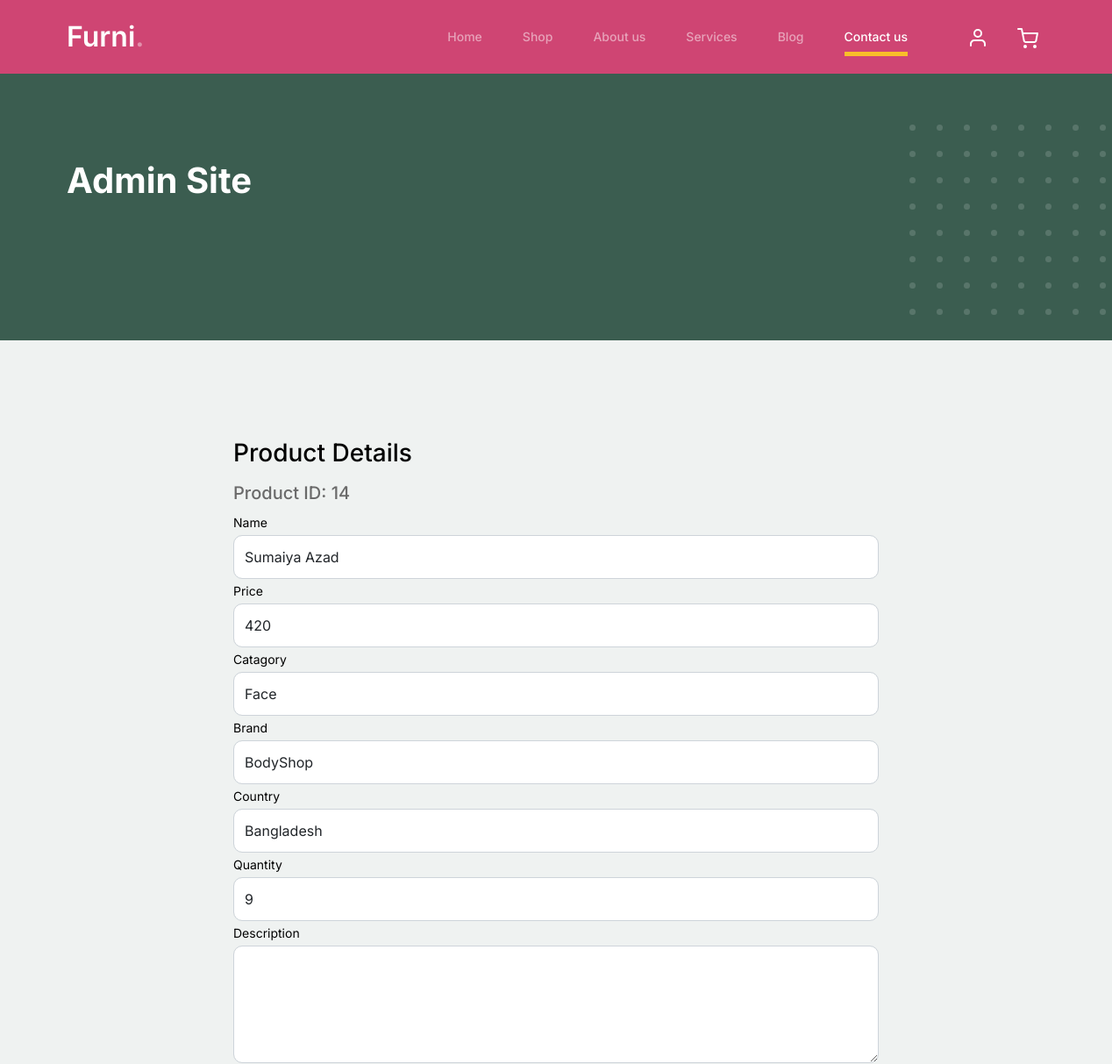
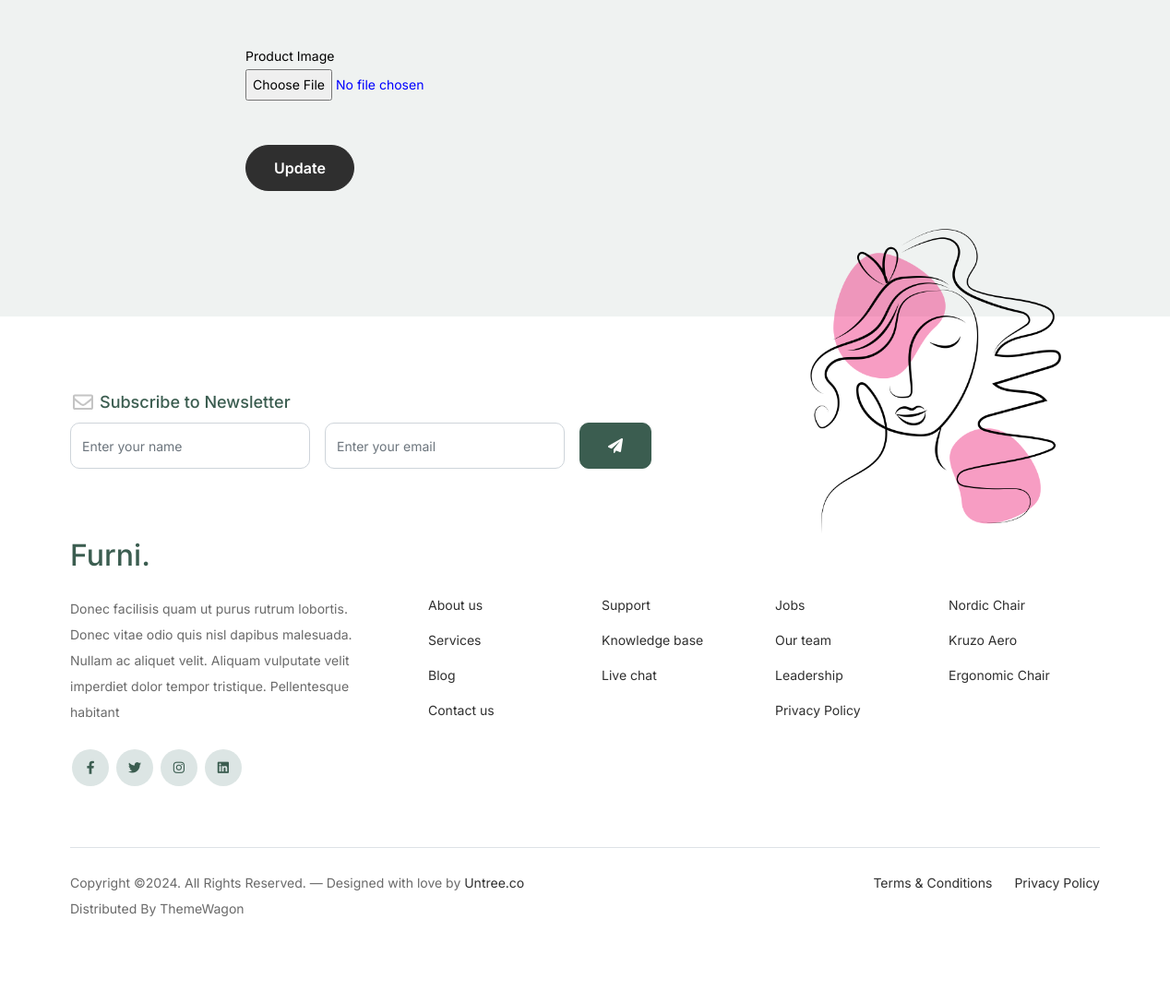
The page /alter/14/ on the database its author committed (2 pictures, top to bottom).
### testing/models.py (models this page shows, shortened)
class Product(models.Model):
    name = models.CharField(max_length=200, null=True)
    price = models.IntegerField()
    catagory = models.CharField(max_length=200)
    brand = models.CharField(max_length=50)
    country = models.CharField(max_length=40)
    quantity = models.IntegerField(default=0)
    rating = models.FloatField(default=0.0)
    img = models.ImageField(upload_to='media/')
    description = models.CharField(max_length=500)

### testing/views.py (the view)
# urls.py: path('alter/<int:product_id>/', views.edit, name='edit'),
def edit(request, product_id):
    product = get_object_or_404(Product, id=product_id)
    return render(request, 'edit.html', {'product': product})

### templates/edit.html (shortened to what this page needs)
<!doctype html>
<html lang="en">
<head>
		<link href="/static/css/bootstrap.min.css" rel="stylesheet">
		<link href="https://cdnjs.cloudflare.com/ajax/libs/font-awesome/6.0.0-beta3/css/all.min.css" rel="stylesheet">
		<link href="/static/css/tiny-slider.css" rel="stylesheet">
		<link href="/static/css/style.css" rel="stylesheet">
	</head>
	<body>
		<nav class="custom-navbar navbar navbar navbar-expand-md navbar-dark bg-dark" arial-label="Furni navigation bar">
			<div class="container">
				<a class="navbar-brand" href="index.html">Furni<span>.</span></a>
				<div class="collapse navbar-collapse" id="navbarsFurni">
					<ul class="custom-navbar-nav navbar-nav ms-auto mb-2 mb-md-0">
						<li class="nav-item">
							<a class="nav-link" href="index.html">Home</a>
						</li>
						<li><a class="nav-link" href="shop.html">Shop</a></li>
						<li><a class="nav-link" href="about.html">About us</a></li>
						<li><a class="nav-link" href="services.html">Services</a></li>
						<li><a class="nav-link" href="blog.html">Blog</a></li>
						<li class="active"><a class="nav-link" href="contact.html">Contact us</a></li>
					</ul>
					<ul class="custom-navbar-cta navbar-nav mb-2 mb-md-0 ms-5">
						<li><a class="nav-link" href="#"><img src="/static/images/user.svg"></a></li>
						<li><a class="nav-link" href="cart.html"><img src="/static/images/cart.svg"></a></li>
					</ul>
				</div>
			</div>
		</nav>
			<div class="hero">
				<div class="container">
					<div class="row justify-content-between">
						<div class="col-lg-5">
							<div class="intro-excerpt">
								<h1>Admin Site</h1>
							</div>
						</div>
						<div class="col-lg-7">
						</div>
					</div>
				</div>
			</div>
		<div class="untree_co-section">
      <div class="container">
        <div class="block">
          <div class="row justify-content-center">
            <div class="col-md-8 col-lg-8 pb-4">
                <h2 class="h3 mb-3 text-black" style="color: forestgreen;">Product Details</h2>
                <h5> Product ID:{% if product %} {{ product.id }} {% endif %} </h5>
                <form method="post" enctype="multipart/form-data" action="{% url 'update_product' product.id %}">
                <div class="row">
                	<div class="form-group">
                        <label class="text-black"  >Name</label>
                        <input type="text" class="form-control" id="name" name="name" value="{{product.name}}">
                    </div>
                </div>
                <div class="form-group">
                  <label class="text-black" >Price</label>
                  <input type="text" class="form-control" id="price"  name="price" value="{{product.price}}">
                </div>
                <div class="form-group">
                    <label class="text-black"  >Catagory</label>
                    <input type="text" class="form-control" id="catagory" name="catagory" value="{{product.catagory}}">
                  </div>
                  <div class="form-group">
                    <label class="text-black"  >Brand</label>
                    <input type="text" class="form-control" id="brand" name="brand" value="{{product.brand}}">
                  </div>
                  <div class="form-group">
                    <label class="text-black" >Country</label>
                    <input type="text" class="form-control" id="country" name="country" value="{{product.country}}">
                  </div>
				  <div class="form-group">
					<label class="text-black" >Quantity</label>
					<input type="text" class="form-control" id="quantity"  name="quantity" value="{{product.quantity}}">
				  </div>
				  <div class="form-group mb-5">
					<label class="text-black" for="message">Description</label>
					<textarea name="description" class="form-control" id="description" cols="30" rows="5"></textarea>
				  </div>
                  <div class="form-group mb-5">
                    <label class="text-black" for="picture" >Product Image</label>
                    <br>
                    <input style="color:blue" type="file" id="picture" name="picture" accept="image/*" name="picture" required>
                  </div>
                <button type="submit" class="btn btn-primary-hover-outline">Update</button>
              </form>
            </div>
          </div>
        </div>
      </div>
    </div>
		<footer class="footer-section">
			<div class="container relative">
				<div class="sofa-img">
					<img src="/static/images/logo.png" alt="Image" class="img-fluid">
				</div>
				<div class="row">
					<div class="col-lg-8">
						<div class="subscription-form">
							<h3 class="d-flex align-items-center"><span class="me-1"><img src="images/envelope-outline.svg" alt="Image" class="img-fluid"></span><span>Subscribe to Newsletter</span></h3>
							<form action="#" class="row g-3">
								<div class="col-auto">
									<input type="text" class="form-control" placeholder="Enter your name">
								</div>
								<div class="col-auto">
									<input type="email" class="form-control" placeholder="Enter your email">
								</div>
								<div class="col-auto">
									<button class="btn btn-primary">
										<span class="fa fa-paper-plane"></span>
									</button>
								</div>
							</form>
						</div>
					</div>
				</div>
				<div class="row g-5 mb-5">
					<div class="col-lg-4">
						<div class="mb-4 footer-logo-wrap"><a href="#" class="footer-logo">Furni<span>.</span></a></div>
						<p class="mb-4">Donec facilisis quam ut purus rutrum lobortis. Donec vitae odio quis nisl dapibus malesuada. Nullam ac aliquet velit. Aliquam vulputate velit imperdiet dolor tempor tristique. Pellentesque habitant</p>
						<ul class="list-unstyled custom-social">
							<li><a href="#"><span class="fa fa-brands fa-facebook-f"></span></a></li>
							<li><a href="#"><span class="fa fa-brands fa-twitter"></span></a></li>
							<li><a href="#"><span class="fa fa-brands fa-instagram"></span></a></li>
							<li><a href="#"><span class="fa fa-brands fa-linkedin"></span></a></li>
						</ul>
					</div>
					<div class="col-lg-8">
						<div class="row links-wrap">
							<div class="col-6 col-sm-6 col-md-3">
								<ul class="list-unstyled">
									<li><a href="#">About us</a></li>
									<li><a href="#">Services</a></li>
									<li><a href="#">Blog</a></li>
									<li><a href="#">Contact us</a></li>
								</ul>
							</div>
							<div class="col-6 col-sm-6 col-md-3">
								<ul class="list-unstyled">
									<li><a href="#">Support</a></li>
									<li><a href="#">Knowledge base</a></li>
									<li><a href="#">Live chat</a></li>
								</ul>
							</div>
							<div class="col-6 col-sm-6 col-md-3">
								<ul class="list-unstyled">
									<li><a href="#">Jobs</a></li>
									<li><a href="#">Our team</a></li>
									<li><a href="#">Leadership</a></li>
									<li><a href="#">Privacy Policy</a></li>
								</ul>
							</div>
							<div class="col-6 col-sm-6 col-md-3">
								<ul class="list-unstyled">
									<li><a href="#">Nordic Chair</a></li>
									<li><a href="#">Kruzo Aero</a></li>
									<li><a href="#">Ergonomic Chair</a></li>
								</ul>
							</div>
						</div>
					</div>
				</div>
				<div class="border-top copyright">
					<div class="row pt-4">
						<div class="col-lg-6">
							<p class="mb-2 text-center text-lg-start">Copyright &copy;. All Rights Reserved. &mdash; Designed with love by <a href="https://untree.co">Untree.co</a> Distributed By <a hreff="https://themewagon.com">ThemeWagon</a>
            </p>
						</div>
						<div class="col-lg-6 text-center text-lg-end">
							<ul class="list-unstyled d-inline-flex ms-auto">
								<li class="me-4"><a href="#">Terms &amp; Conditions</a></li>
								<li><a href="#">Privacy Policy</a></li>
							</ul>
						</div>
					</div>
				</div>
			</div>
		</footer>
	</body>
</html>

### static/css/style.css (style rules this page uses)
body { overflow-x: hidden; position: relative; }
body { font-family: "Inter", sans-serif; font-weight: 400; line-height: 28px; color: #6a6a6a; font-size: 14px; background-color: #eff2f1; }
a { text-decoration: none; -webkit-transition: .3s all ease; -o-transition: .3s all ease; transition: .3s all ease; color: #2f2f2f; text-decoration: underline; }
.custom-navbar { background: #cf4573 !important; padding-top: 20px; padding-bottom: 20px; }
.custom-navbar .navbar-brand { font-size: 32px; font-weight: 600; }
.custom-navbar .navbar-brand > span { opacity: .4; }
@media (min-width: 992px) { .custom-navbar .custom-navbar-nav li { margin-left: 15px; margin-right: 15px; } }
.custom-navbar .custom-navbar-nav li a { font-weight: 500; color: #ffffff !important; opacity: .5; -webkit-transition: .3s all ease; -o-transition: .3s all ease; transition: .3s all ease; position: relative; }
@media (min-width: 768px) { .custom-navbar .custom-navbar-nav li a:before { content: ""; position: absolute; bottom: 0; left: 8px; right: 8px; background: #f9bf29; height: 5px; opacity: 1; visibility: visible; width: 0; -webkit-transition: .15s all ease-out; -o-transition: .15s all ease-out; transition: .15s all ease-out; } }
.custom-navbar .custom-navbar-nav li.active a { opacity: 1; }
.custom-navbar .custom-navbar-nav li.active a:before { width: calc(100% - 16px); }
.custom-navbar .custom-navbar-cta { margin-left: 0 !important; -webkit-box-orient: horizontal; -webkit-box-direction: normal; -ms-flex-direction: row; flex-direction: row; }
@media (min-width: 768px) { .custom-navbar .custom-navbar-cta { margin-left: 40px !important; } }
.custom-navbar .custom-navbar-cta li { margin-left: 0px; margin-right: 0px; }
.custom-navbar .custom-navbar-cta li:first-child { margin-right: 20px; }
.hero { background: #3b5d50; padding: calc(4rem - 30px) 0 0rem 0; }
@media (min-width: 768px) { .hero { padding: calc(4rem - 30px) 0 4rem 0; } }
@media (min-width: 992px) { .hero { padding: calc(8rem - 30px) 0 8rem 0; } }
.hero .intro-excerpt { position: relative; z-index: 4; }
@media (min-width: 992px) { .hero .intro-excerpt { max-width: 450px; } }
.hero h1 { font-weight: 700; color: #ffffff; margin-bottom: 30px; }
.btn { font-weight: 600; padding: 12px 30px; border-radius: 30px; color: #ffffff; background: #2f2f2f; border-color: #2f2f2f; }
.btn.btn-primary { background: #3b5d50; border-color: #3b5d50; }
.footer-section { padding: 80px 0; background: #ffffff; }
.footer-section .relative { position: relative; }
.footer-section a { text-decoration: none; color: #2f2f2f; -webkit-transition: .3s all ease; -o-transition: .3s all ease; transition: .3s all ease; }
.footer-section .subscription-form { margin-bottom: 40px; position: relative; z-index: 2; margin-top: 100px; }
@media (min-width: 992px) { .footer-section .subscription-form { margin-top: 0px; margin-bottom: 80px; } }
.footer-section .subscription-form h3 { font-size: 18px; font-weight: 500; color: #3b5d50; }
.footer-section .subscription-form .form-control { height: 50px; border-radius: 10px; font-family: "Inter", sans-serif; }
.footer-section .subscription-form .btn { border-radius: 10px !important; }
.footer-section .sofa-img { position: absolute; top: -200px; z-index: 1; right: 0; }
.footer-section .sofa-img img { max-width: 380px; }
.footer-section .links-wrap { margin-top: 0px; }
@media (min-width: 992px) { .footer-section .links-wrap { margin-top: 54px; } }
.footer-section .links-wrap ul li { margin-bottom: 10px; }
.footer-section .footer-logo-wrap .footer-logo { font-size: 32px; font-weight: 500; text-decoration: none; color: #3b5d50; }
.footer-section .custom-social li { margin: 2px; display: inline-block; }
.footer-section .custom-social li a { width: 40px; height: 40px; text-align: center; line-height: 40px; display: inline-block; background: #dce5e4; color: #3b5d50; border-radius: 50%; }
.footer-section .border-top { border-color: #dce5e4; }
.footer-section .border-top.copyright { font-size: 14px !important; }
.untree_co-section { padding: 7rem 0; }
.form-control { height: 50px; border-radius: 10px; font-family: "Inter", sans-serif; }
textarea { height: auto !important; }

### rows shown on the page
Product: id "14", name "Sumaiya Azad", price "420", catagory "Face", brand "BodyShop", country "Bangladesh", quantity "9"
